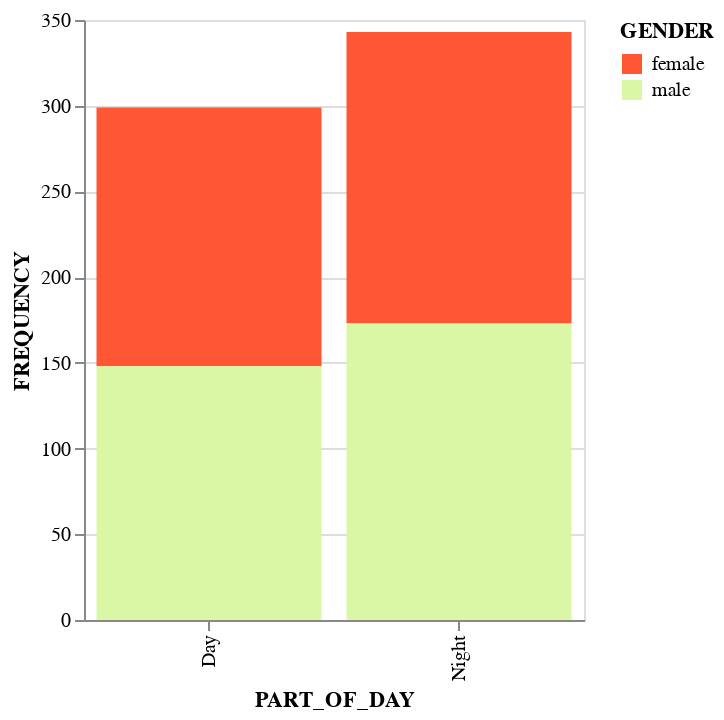

The notebook cell saved with this chart:
### Code cell
chart = alt.Chart(g_dn).mark_bar().encode(
    x='PART_OF_DAY',
    y='FREQUENCY',
    color=alt.Color('GENDER', scale=alt.Scale(range=["#FF5733", "#DAF7A6"]))
).properties(
    width=250  
)


chart

### Figure 1 — Vega-Lite specification as saved in the notebook (floating-point values rounded to 4 significant figures)
{"config": {"view": {"continuousWidth": 400, "continuousHeight": 300}}, "data": {"name": "data-52f3774f42015ea7263e1f5bf3004485"}, "mark": "bar", "encoding": {"color": {"type": "nominal", "field": "GENDER", "scale": {"range": ["#FF5733", "#DAF7A6"]}}, "x": {"type": "nominal", "field": "PART_OF_DAY"}, "y": {"type": "quantitative", "field": "FREQUENCY"}}, "width": 250, "$schema": "https://vega.github.io/schema/vega-lite/v4.8.1.json", "datasets": {"data-52f3774f42015ea7263e1f5bf3004485": [{"PART_OF_DAY": "Day", "GENDER": "female", "FREQUENCY": 151}, {"PART_OF_DAY": "Day", "GENDER": "male", "FREQUENCY": 148}, {"PART_OF_DAY": "Night", "GENDER": "female", "FREQUENCY": 170}, {"PART_OF_DAY": "Night", "GENDER": "male", "FREQUENCY": 173}]}}
